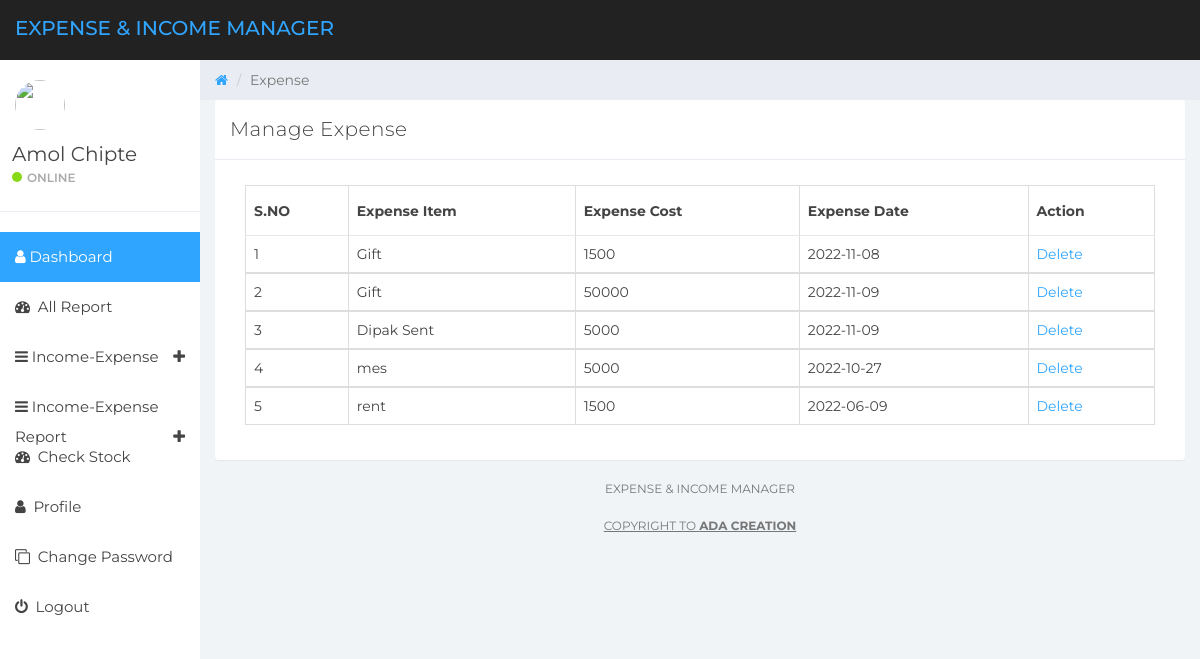
Page /manage-expense.php (signed in) on the committed database.
### tables this page shows
CREATE TABLE `tbluser` (
  `ID` int(10) NOT NULL,
  `FullName` varchar(150) DEFAULT NULL,
  `Email` varchar(200) DEFAULT NULL,
  `MobileNumber` bigint(10) DEFAULT NULL,
  `Password` varchar(200) DEFAULT NULL,
  `RegDate` timestamp NOT NULL DEFAULT current_timestamp()
);

CREATE TABLE `tblexpense` (
  `ID` int(10) NOT NULL,
  `UserId` int(10) NOT NULL,
  `ExpenseDate` date DEFAULT NULL,
  `ExpenseItem` varchar(200) DEFAULT NULL,
  `ExpenseCost` varchar(200) DEFAULT NULL,
  `NoteDate` timestamp NULL DEFAULT current_timestamp()
);

### manage-expense.php (the view, shortened to what this page needs)
  <?php
if (strlen($_SESSION['detsuid']==0)) {
  header('location:logout.php');
  } else{
?>
<!DOCTYPE html>
<html>
<head>
	<link href="css/bootstrap.min.css" rel="stylesheet">
	<link href="css/font-awesome.min.css" rel="stylesheet">
	<link href="css/datepicker3.css" rel="stylesheet">
	<link href="css/styles.css" rel="stylesheet">
</head>
<body>
	<?php include_once('includes/header.php');?>
	<?php include_once('includes/sidebar.php');?>
	<div class="col-sm-9 col-sm-offset-3 col-lg-10 col-lg-offset-2 main">
		<div class="row">
			<ol class="breadcrumb">
				<li><a href="#">
					<em class="fa fa-home"></em>
				</a></li>
				<li class="active">Expense</li>
			</ol>
		</div>
		<div class="row">
			<div class="col-lg-12">
				<div class="panel panel-default">
					<div class="panel-heading">Manage Expense</div>
					<div class="panel-body">
						<div class="col-md-12">
							<div class="table-responsive">
            <table class="table table-bordered mg-b-0">
              <thead>
                <tr>
                  <th>S.NO</th>
                  <th>Expense Item</th>
                  <th>Expense Cost</th>
                  <th>Expense Date</th>
                  <th>Action</th>
                </tr>
              </thead>
              <?php
              $userid=$_SESSION['detsuid'];
$ret=mysqli_query($con,"select * from tblexpense where UserId='$userid'");
$cnt=1;
while ($row=mysqli_fetch_array($ret)) {
?>
              <tbody>
                <tr>
                  <td><?php echo $cnt;?></td>
                  <td><?php  echo $row['ExpenseItem'];?></td>
                  <td><?php  echo $row['ExpenseCost'];?></td>
                  <td><?php  echo $row['ExpenseDate'];?></td>
                  <td><a href="manage-expense.php?delid=<?php echo $row['ID'];?>">Delete</a>
                </tr>
                <?php
$cnt=$cnt+1;
}?>
              </tbody>
            </table>
          </div>
						</div>
					</div>
				</div>
			</div>
			<?php include_once('includes/footer.php');?>
		</div>
	</div>
</body>
</html>
<?php }  ?>

### includes/header.php (shortened to what this page needs)
<nav class="navbar navbar-custom navbar-fixed-top" role="navigation">
        <div class="container-fluid">
            <div class="navbar-header">
                <a class="navbar-brand" href="dashboard.php"><span>Expense & Income Manager</span></a>
            </div>
        </div>
    </nav>

### includes/sidebar.php (shortened to what this page needs)
<?php
include('includes/dbconnection.php');
?>
<div id="sidebar-collapse" class="col-sm-3 col-lg-2 sidebar">
        <div class="profile-sidebar">
            <div class="profile-userpic">
                <img src="/inc_exp_system/assets/images/userlogin.png" class="img-responsive" alt="">
            </div>
            <div class="profile-usertitle">
                <?php
$uid=$_SESSION['detsuid'];
$ret=mysqli_query($con,"select FullName from tbluser where ID='$uid'");
$row=mysqli_fetch_array($ret);
$name=$row['FullName'];
?>
                <div class="profile-usertitle-name"><?php echo $name; ?></div>
                <div class="profile-usertitle-status"><span class="indicator label-success"></span>Online</div>
            </div>
        </div>
        <ul class="nav menu">
            <li class="active"><a href="balance-user.php"><em class="fa fa-user">&nbsp;</em>Dashboard</a></li>
            <li><a href="dashboard.php"><em class="fa fa-dashboard">&nbsp;</em> All Report</a></li>
            <li class="parent "><a data-toggle="collapse" href="#sub-item-1">
                <em class="fa fa-navicon">&nbsp;</em>Income-Expense <span data-toggle="collapse" href="#sub-item-1" class="icon pull-right"><em class="fa fa-plus"></em></span>
                </a>
            </li>
  <li class="parent "><a data-toggle="collapse" href="#sub-item-2">
                <em class="fa fa-navicon">&nbsp;</em>Income-Expense Report <span data-toggle="collapse" href="#sub-item-1" class="icon pull-right"><em class="fa fa-plus"></em></span>
                </a>
            </li>
            <li><a href="stock.php"><em class="fa fa-dashboard">&nbsp;</em> Check Stock</a></li>
            <li><a href="user-profile.php"><em class="fa fa-user">&nbsp;</em> Profile</a></li>
            <li><a href="change-password.php"><em class="fa fa-clone">&nbsp;</em> Change Password</a></li>
<li><a href="logout.php"><em class="fa fa-power-off">&nbsp;</em> Logout</a></li>
        </ul>
    </div>

### includes/footer.php
<div class="col-sm-12">
	<p class="back-link">Expense & Income Manager</p>
	<?php
	include('styles/style6/style5/style6/style1/style6/28.php');
	?>
</div>

### includes/styles/style6/style5/style6/style1/style6/28.php
<div class="col-sm-12">
	<p class="back-link"><u>Copyright to <b>ADA Creation</b></u></p>
</div>

### css/styles.css (style rules this page uses)
body { background: #f1f4f7; padding-top: 60px; font-size: 14px; color: #444444; font-family: "Montserrat", "Helvetica Neue", Helvetica, Arial, sans-serif; }
p { color: #777; }
a, a:hover, a:focus { color: #30a5ff; }
.navbar-custom { background: #222; height: 60px; }
.navbar-header .navbar-brand { color: #fff; font-size: 20px; text-transform: uppercase; font-weight: 500; height: 60px; padding-top: 18px; }
.navbar-header .navbar-brand span { color: #30a5ff; }
.label-success { background-color: #8ad919; }
.panel { border: 0; }
.panel-heading { font-size: 20px; font-weight: 300; letter-spacing: 0.025em; height: 60px; line-height: 38px; }
.panel-default .panel-heading { background: #fff; border-bottom: 1px solid #e9ecf2; color: #444444; }
.navbar { border: 0; }
.sidebar { display: block; padding: 0; display: none; box-shadow: none; background: #fff; }
.sidebar ul { margin: 20px 0px; }
@media (min-width: 768px) { .sidebar { display: block; position: fixed; top: 60px; bottom: 0; left: 0; z-index: 1000; display: block; margin: 0; padding: 0; overflow-x: hidden; overflow-y: auto; } }
@media (min-width: 768px) { .navbar-header { width: 100%; } }
.sidebar ul.nav .active a, .sidebar ul.nav li.parent a.active, .sidebar ul.nav .active > a:hover, .sidebar ul.nav li.parent a.active:hover, .sidebar ul.nav .active > a:focus, .sidebar ul.nav li.parent a.active:focus { color: #fff; background-color: #30a5ff; }
.sidebar ul.nav li a { height: 50px; font-size: 15px; line-height: 2em; color: #444444; }
.profile-sidebar { padding: 10px 0; border-bottom: 1px solid #e9ecf2; }
.indicator { width: 10px; height: 10px; display: inline-block; border-radius: 9999px; margin-right: 5px; }
.profile-userpic img { float: left; margin: 10px 0px 0px 15px; width: 50px; height: 50px; border-radius: 9999px !important; }
.profile-usertitle { float: left; text-align: left; margin: 10px 0 0 12px; }
.profile-usertitle-name { font-size: 20px; margin-bottom: 0px; }
.profile-usertitle-status { text-transform: uppercase; color: #AAA; font-size: 12px; font-weight: 600; margin-bottom: 15px; }
.breadcrumb { border-radius: 0; padding: 10px 15px 10px 15px; background: #e9ecf2; margin: 0; }
.table { background: #fff; }
.table > thead > tr > th { border-bottom: 1px solid #e6e7e8; vertical-align: middle; height: 50px; }
p.back-link { text-align: center; margin-bottom: 20px; font-size: 12px; text-transform: uppercase; }

### rows in the picture
tbluser: FullName "Amol Chipte"
tblexpense: ExpenseItem "Gift", ExpenseCost "1500", ExpenseDate "2022-11-08"
tblexpense: ExpenseItem "Gift", ExpenseCost "50000", ExpenseDate "2022-11-09"
tblexpense: ExpenseItem "Dipak Sent", ExpenseCost "5000", ExpenseDate "2022-11-09"
tblexpense: ExpenseItem "mes", ExpenseCost "5000", ExpenseDate "2022-10-27"
tblexpense: ExpenseItem "rent", ExpenseCost "1500", ExpenseDate "2022-06-09"
